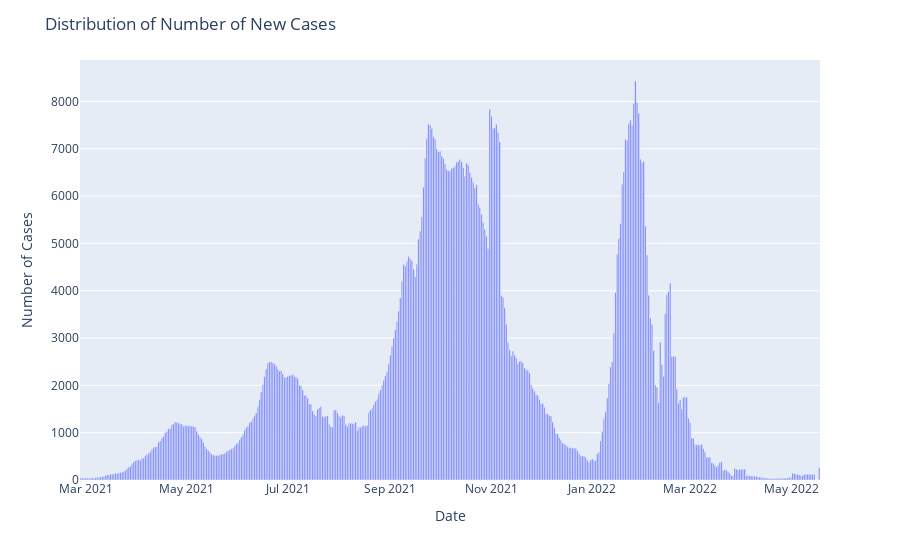

Here is the notebook cell this chart was saved with:
### Code cell
fig=px.bar(x=train_data["date"],y=train_data["new_cases_smoothed"])
fig.update_layout(title="Distribution of Number of New Cases",
                  xaxis_title="Date",yaxis_title="Number of Cases",)
fig.show()

### Figure 1 — Plotly figure (JSON) as saved in the notebook; plotly's stock layout.template omitted (floating-point values rounded to 4 significant figures; data arrays with more than 128 entries replaced by an {"elided": "..."} marker saying what was removed)
{"data": [{"alignmentgroup": "True", "hovertemplate": "x=%{x}<br>y=%{y}<extra></extra>", "legendgroup": "", "marker": {"color": "#636efa", "pattern": {"shape": ""}}, "name": "", "offsetgroup": "", "orientation": "v", "showlegend": false, "textposition": "auto", "type": "bar", "x": {"elided": "447 str values"}, "xaxis": "x", "y": {"elided": "447 float values"}, "yaxis": "y"}], "layout": {"barmode": "relative", "legend": {"tracegroupgap": 0}, "margin": {"t": 60}, "title": {"text": "Distribution of Number of New Cases"}, "xaxis": {"anchor": "y", "domain": [0, 1], "title": {"text": "Date"}}, "yaxis": {"anchor": "x", "domain": [0, 1], "title": {"text": "Number of Cases"}}}}
